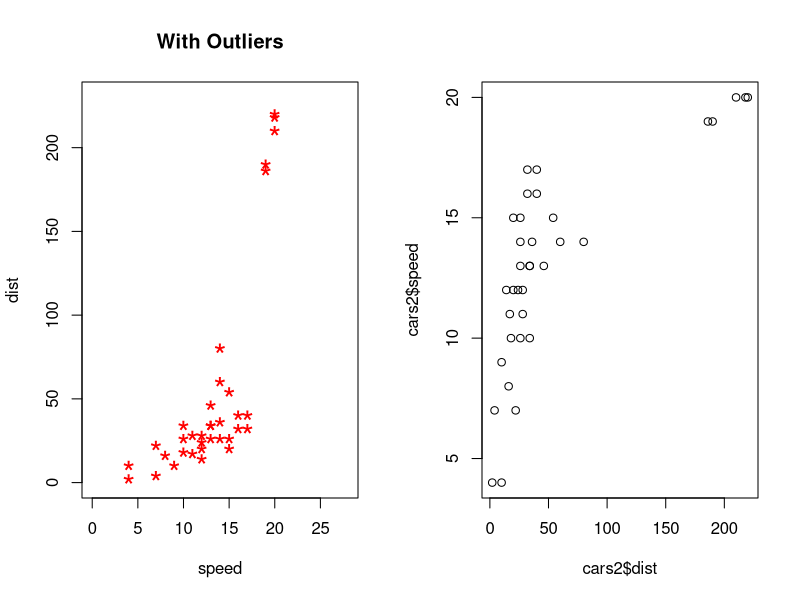
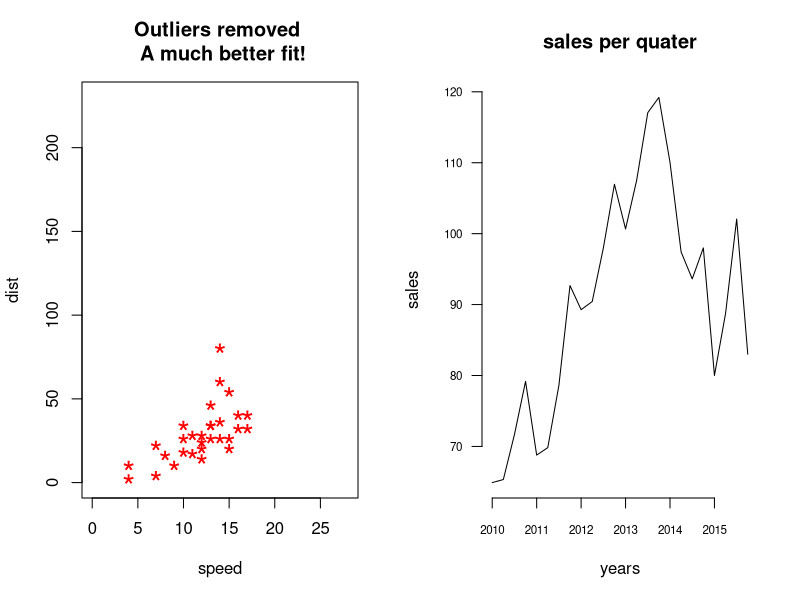
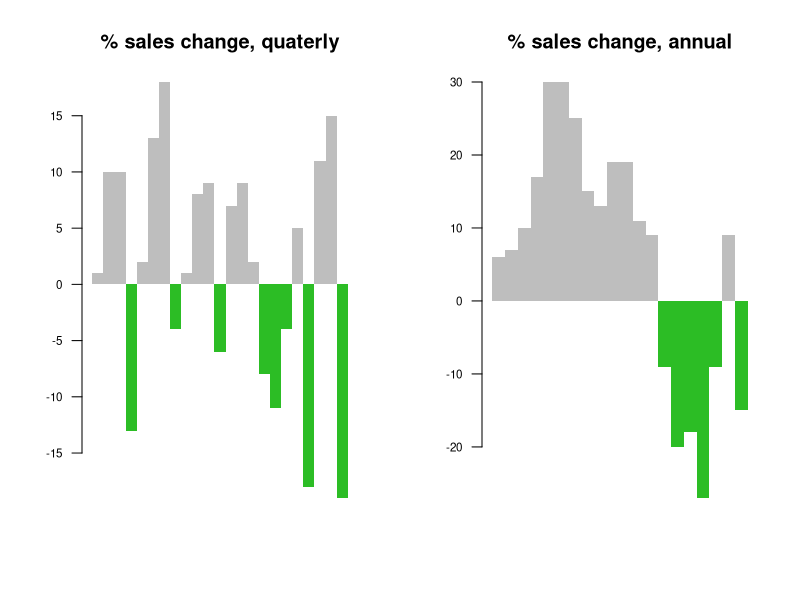
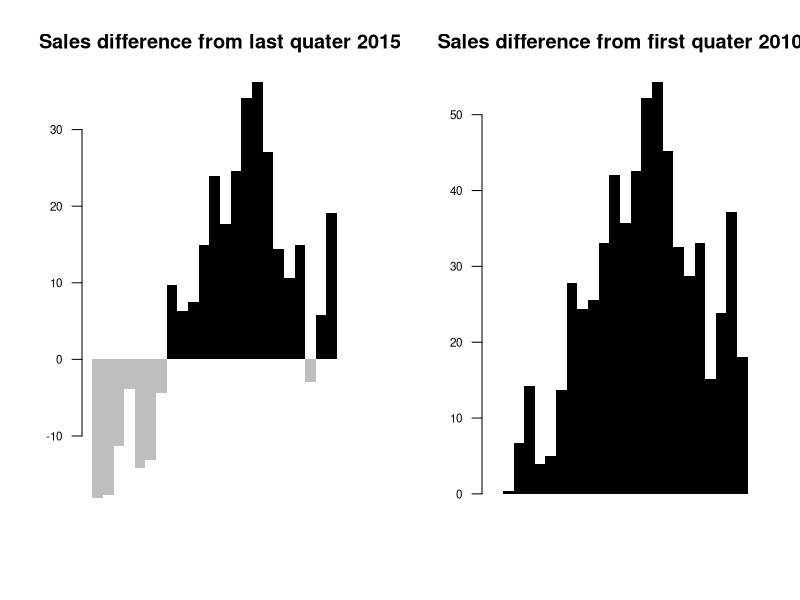
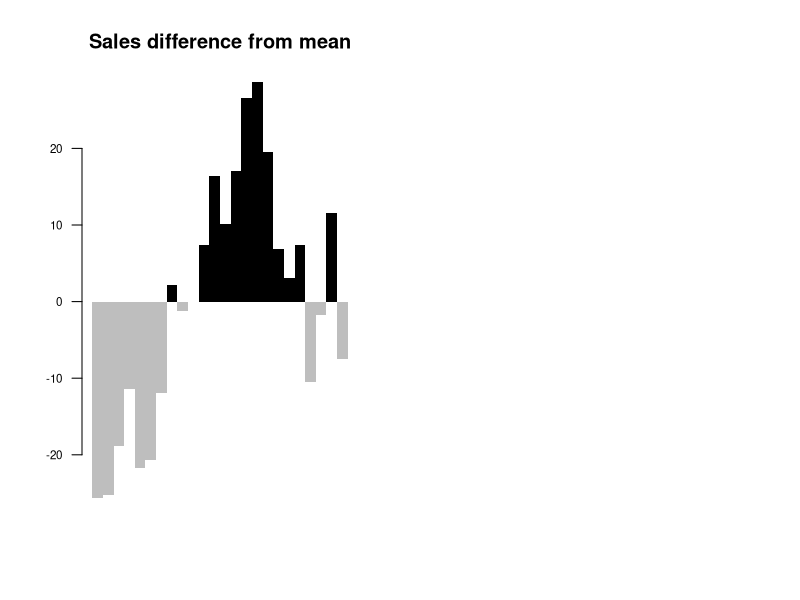
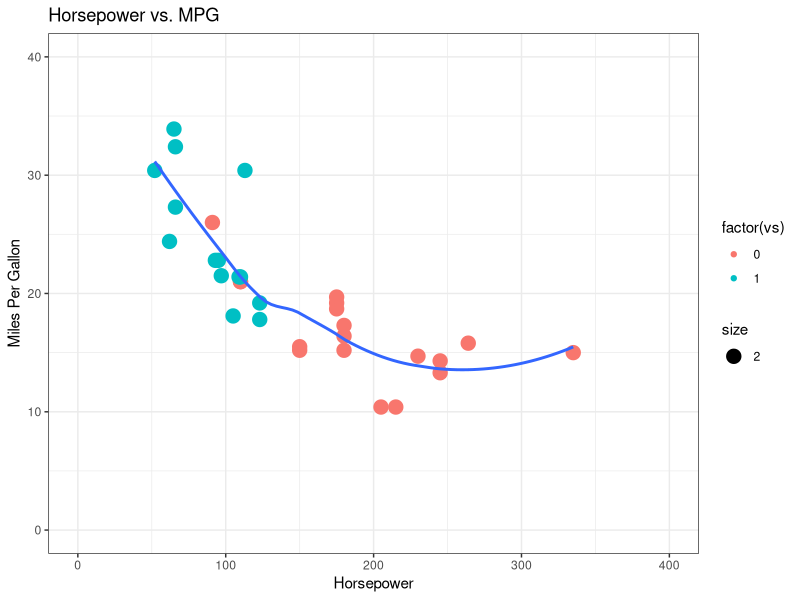
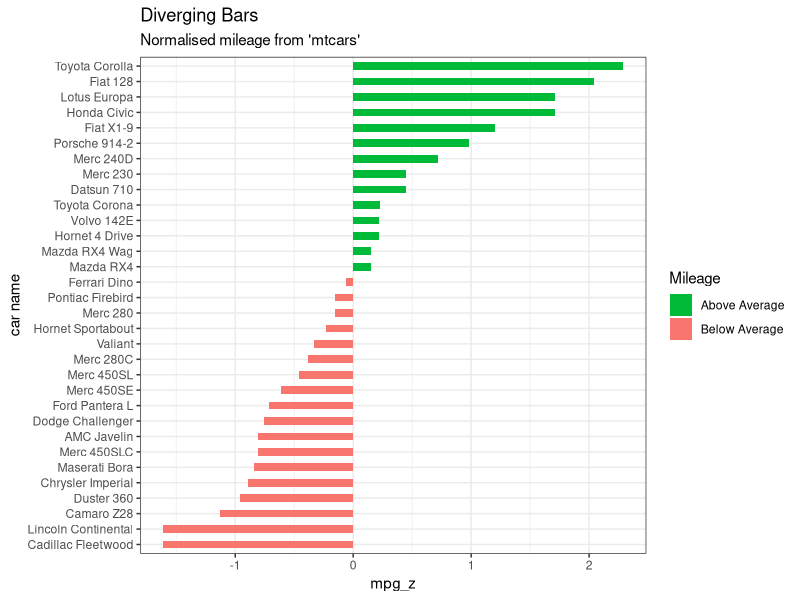

Source code (R) for these figures, in order:
## ---- chunk 1
# Inject outliers into data.
cars1 <- cars[1:30, ]  # original data
cars_outliers <- data.frame(speed=c(19,19,20,20,20), dist=c(190, 186, 210, 220, 218))  # introduce outliers.
cars2 <- rbind(cars1, cars_outliers)  # data with outliers.

# Plot of data with outliers.
par(mfrow=c(1, 2))
plot(cars2$speed, cars2$dist, xlim=c(0, 28), ylim=c(0, 230), main="With Outliers", xlab="speed", ylab="dist", pch="*", col="red", cex=2)
plot(cars2$dist,cars2$speed)
## ---- chunk 2
# Plot of original data without outliers. Note the change in slope (angle) of best fit line.
plot(cars1$speed, cars1$dist, xlim=c(0, 28), ylim=c(0, 230), main="Outliers removed \n A much better fit!", xlab="speed", ylab="dist", pch="*", col="red", cex=2)
## ---- chunk 3
# Create the data.
a <-rep(c(2010,2011,2012,2013,2014,2015),each = 4)
b <- seq(1:24)
c <- c(64.9,65.33,71.67,79.17,68.78,69.83,78.61,92.68,89.28,90.43,97.96,106.96,100.66,107.53,117.06,119.21,110.05,97.42,93.62,97.99,80,88.74,102.06,83)
data <- as.data.frame(cbind(a,b,c))
colnames(data) <-c("year","quater","sales")
## ---- chunk 4
# Regular time series for sales
par(cex.axis=0.7)
data.ts <- ts(data$sales, start=c(2010, 1), frequency=4)
plot(data.ts, xlab="years", ylab="sales", main="sales per quater", las=1, bty="n")
## ---- chunk 5
# Quaterly change
curr <- as.numeric(data$sales[-1])
prev <- as.numeric(data$sales[1:(length(data$sales)-1)])
quaChange <- 100 * round( (curr-prev) / prev, 2 )
barCols <- sapply(quaChange, 
	function(x) { 
		if (x < 0) {
			return("#2cbd25")
		} else {
			return("gray")
		}
	})

barplot(quaChange, border=NA, space=0, las=1, col=barCols, main="% sales change, quaterly")
## ---- chunk 6
# Year-over-year change
curr <- as.numeric(data$sales[-(1:4)])
prev <- as.numeric(data$sales[1:(length(data$sales)-4)])
annChange <- 100 * round( (curr-prev) / prev, 2 )
barCols <- sapply(annChange, 
	function(x) { 
		if (x < 0) {
			return("#2cbd25")
		} else {
			return("gray")
		}
	})

barplot(annChange, border=NA, space=0, las=1, col=barCols, main="% sales change, annual")
## ---- chunk 7
# Relative to current 2015
curr <- as.numeric(data$sales[length(data$sales)])
salesDiff <- as.numeric(data$sales) - curr
barCols.diff <- sapply(salesDiff,
	function(x) {
		if (x < 0) {
			return("gray")
		} else {
			return("black")
		}
	}
)
barplot(salesDiff, border=NA, space=0, las=1, col=barCols.diff, main="Sales difference from last quater 2015")
## ---- chunk 8
# Relative to first quater
ori <- as.numeric(data$sales[1])
salesDiff <- as.numeric(data$sales) - ori
barCols.diff <- sapply(salesDiff,
	function(x) {
		if (x < 0) {
			return("gray")
		} else {
			return("black")
		}
	}
)
barplot(salesDiff, border=NA, space=0, las=1, col=barCols.diff, main="Sales difference from first quater 2010")
## ---- chunk 9
# difference from the mean
mean <- mean(as.numeric(data$sales))
salesDiff <- as.numeric(data$sales) - mean
barCols.diff <- sapply(salesDiff,
	function(x) {
		if (x < 0) {
			return("gray")
		} else {
			return("black")
		}
	}
)
barplot(salesDiff, border=NA, space=0, las=1, col=barCols.diff, main="Sales difference from mean")
## ---- chunk 10
library(ggplot2)

theme_set(theme_bw())  #set background theme

plot1 <- ggplot(mtcars, aes(x = hp, y = mpg)) + geom_point(aes(col=factor(vs), size = 2)) + geom_smooth(method = "loess", se = F) + xlim(c(0, 400)) + ylim(c(0, 40)) + labs(title = "Horsepower vs. MPG", y = "Miles Per Gallon", x = "Horsepower")

plot(plot1)  #we have to actually call the plot() function on the plot object we created
## ---- chunk 11
library(ggplot2)
theme_set(theme_bw())  

# Data Prep
data("mtcars")  # load data
mtcars$`car name` <- rownames(mtcars)  # create new column for car names
mtcars$mpg_z <- round((mtcars$mpg - mean(mtcars$mpg))/sd(mtcars$mpg), 2)  # compute normalized mpg
mtcars$mpg_type <- ifelse(mtcars$mpg_z < 0, "below", "above")  # above / below avg flag
mtcars <- mtcars[order(mtcars$mpg_z), ]  # sort
mtcars$`car name` <- factor(mtcars$`car name`, levels = mtcars$`car name`)  # convert to factor to retain sorted order in plot.

# Diverging Barcharts
ggplot(mtcars, aes(x=`car name`, y=mpg_z, label=mpg_z)) + 
  geom_bar(stat='identity', aes(fill=mpg_type), width=.5)  +
  scale_fill_manual(name="Mileage", 
                    labels = c("Above Average", "Below Average"), 
                    values = c("above"="#00ba38", "below"="#f8766d")) + 
  labs(subtitle="Normalised mileage from 'mtcars'", 
       title= "Diverging Bars") + 
  coord_flip()
